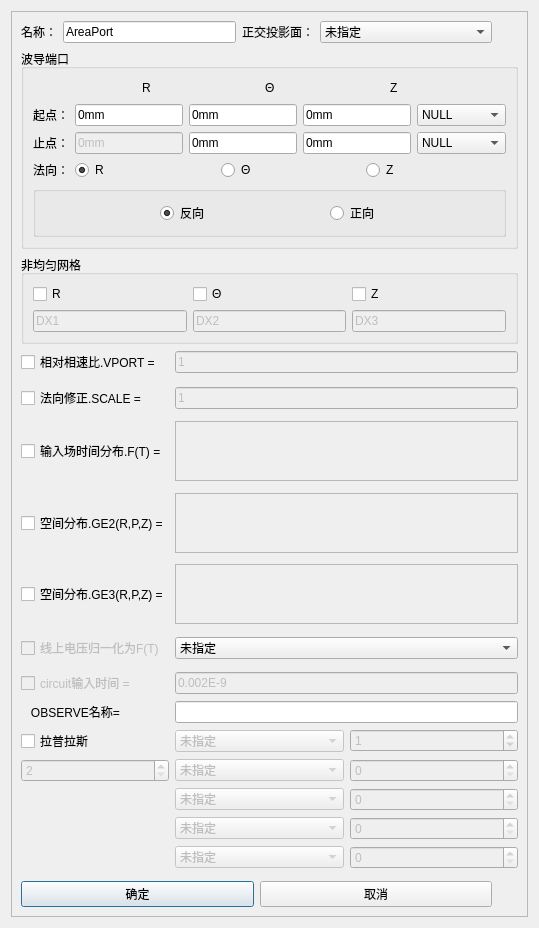
<?xml version="1.0" encoding="UTF-8"?>
<ui version="4.0">
 <class>Dialog_PortDlg</class>
 <widget class="QDialog" name="Dialog_PortDlg">
  <property name="windowModality">
   <enum>Qt::ApplicationModal</enum>
  </property>
  <property name="geometry">
   <rect>
    <x>0</x>
    <y>0</y>
    <width>539</width>
    <height>928</height>
   </rect>
  </property>
  <property name="sizePolicy">
   <sizepolicy hsizetype="Preferred" vsizetype="Preferred">
    <horstretch>0</horstretch>
    <verstretch>0</verstretch>
   </sizepolicy>
  </property>
  <property name="minimumSize">
   <size>
    <width>0</width>
    <height>0</height>
   </size>
  </property>
  <property name="maximumSize">
   <size>
    <width>4160</width>
    <height>6420</height>
   </size>
  </property>
  <property name="windowTitle">
   <string>波导端口</string>
  </property>
  <layout class="QGridLayout" name="gridLayout_7">
   <item row="0" column="0">
    <widget class="QScrollArea" name="scrollArea">
     <property name="sizePolicy">
      <sizepolicy hsizetype="Preferred" vsizetype="Preferred">
       <horstretch>0</horstretch>
       <verstretch>0</verstretch>
      </sizepolicy>
     </property>
     <property name="widgetResizable">
      <bool>true</bool>
     </property>
     <widget class="QWidget" name="scrollAreaWidgetContents">
      <property name="geometry">
       <rect>
        <x>0</x>
        <y>0</y>
        <width>502</width>
        <height>923</height>
       </rect>
      </property>
      <layout class="QGridLayout" name="gridLayout_5">
       <item row="0" column="0">
        <layout class="QHBoxLayout" name="horizontalLayout" stretch="1,1,1,1">
         <item>
          <widget class="QLabel" name="Label_Name">
           <property name="sizePolicy">
            <sizepolicy hsizetype="Fixed" vsizetype="Preferred">
             <horstretch>0</horstretch>
             <verstretch>0</verstretch>
            </sizepolicy>
           </property>
           <property name="text">
            <string>名称：</string>
           </property>
          </widget>
         </item>
         <item>
          <widget class="QLineEdit" name="LineEdit_Name">
           <property name="sizePolicy">
            <sizepolicy hsizetype="Preferred" vsizetype="Fixed">
             <horstretch>1</horstretch>
             <verstretch>0</verstretch>
            </sizepolicy>
           </property>
           <property name="maximumSize">
            <size>
             <width>100000</width>
             <height>16777215</height>
            </size>
           </property>
           <property name="text">
            <string>AreaPort</string>
           </property>
          </widget>
         </item>
         <item>
          <widget class="QLabel" name="Label_Shadow">
           <property name="sizePolicy">
            <sizepolicy hsizetype="Fixed" vsizetype="Preferred">
             <horstretch>0</horstretch>
             <verstretch>0</verstretch>
            </sizepolicy>
           </property>
           <property name="text">
            <string>正交投影面：</string>
           </property>
          </widget>
         </item>
         <item>
          <widget class="StyledComboBox" name="ComboBox_Shadow">
           <property name="enabled">
            <bool>true</bool>
           </property>
           <property name="sizePolicy">
            <sizepolicy hsizetype="Preferred" vsizetype="Fixed">
             <horstretch>1</horstretch>
             <verstretch>0</verstretch>
            </sizepolicy>
           </property>
           <property name="maximumSize">
            <size>
             <width>3000</width>
             <height>16777215</height>
            </size>
           </property>
           <property name="sizeIncrement">
            <size>
             <width>1</width>
             <height>0</height>
            </size>
           </property>
           <property name="editable">
            <bool>false</bool>
           </property>
           <item>
            <property name="text">
             <string>未指定</string>
            </property>
           </item>
          </widget>
         </item>
        </layout>
       </item>
       <item row="1" column="0" colspan="2">
        <widget class="QGroupBox" name="groupBox_Port">
         <property name="sizePolicy">
          <sizepolicy hsizetype="Preferred" vsizetype="Preferred">
           <horstretch>0</horstretch>
           <verstretch>0</verstretch>
          </sizepolicy>
         </property>
         <property name="title">
          <string>波导端口</string>
         </property>
         <property name="flat">
          <bool>true</bool>
         </property>
         <layout class="QGridLayout" name="gridLayout_3">
          <item row="6" column="0">
           <layout class="QHBoxLayout" name="horizontalLayout_2">
            <item>
             <widget class="QLabel" name="label">
              <property name="sizePolicy">
               <sizepolicy hsizetype="Fixed" vsizetype="Preferred">
                <horstretch>0</horstretch>
                <verstretch>0</verstretch>
               </sizepolicy>
              </property>
              <property name="text">
               <string>法向：</string>
              </property>
             </widget>
            </item>
            <item>
             <widget class="QRadioButton" name="radioButton_x">
              <property name="text">
               <string>R</string>
              </property>
              <property name="checked">
               <bool>true</bool>
              </property>
             </widget>
            </item>
            <item>
             <widget class="QRadioButton" name="radioButton_y">
              <property name="text">
               <string>Θ</string>
              </property>
             </widget>
            </item>
            <item>
             <widget class="QRadioButton" name="radioButton_z">
              <property name="text">
               <string>Z</string>
              </property>
             </widget>
            </item>
           </layout>
          </item>
          <item row="4" column="0">
           <layout class="QHBoxLayout" name="horizontalLayout_end">
            <item>
             <widget class="QLabel" name="label_end">
              <property name="text">
               <string>止点：</string>
              </property>
             </widget>
            </item>
            <item>
             <widget class="QLineEdit" name="LineEdit_end_x">
              <property name="enabled">
               <bool>false</bool>
              </property>
              <property name="text">
               <string>0mm</string>
              </property>
             </widget>
            </item>
            <item>
             <widget class="QLineEdit" name="LineEdit_end_y">
              <property name="text">
               <string>0mm</string>
              </property>
             </widget>
            </item>
            <item>
             <widget class="QLineEdit" name="LineEdit_end_z">
              <property name="text">
               <string>0mm</string>
              </property>
             </widget>
            </item>
            <item>
             <widget class="StyledComboBox" name="ComboBox_end">
              <property name="sizePolicy">
               <sizepolicy hsizetype="Expanding" vsizetype="Fixed">
                <horstretch>0</horstretch>
                <verstretch>0</verstretch>
               </sizepolicy>
              </property>
              <item>
               <property name="text">
                <string>NULL</string>
               </property>
              </item>
             </widget>
            </item>
           </layout>
          </item>
          <item row="1" column="0">
           <layout class="QHBoxLayout" name="horizontalLayout_5">
            <item>
             <spacer name="horizontalSpacer_4">
              <property name="orientation">
               <enum>Qt::Horizontal</enum>
              </property>
              <property name="sizeHint" stdset="0">
               <size>
                <width>40</width>
                <height>20</height>
               </size>
              </property>
             </spacer>
            </item>
            <item>
             <widget class="QLabel" name="label_X">
              <property name="text">
               <string>R</string>
              </property>
             </widget>
            </item>
            <item>
             <spacer name="horizontalSpacer_5">
              <property name="orientation">
               <enum>Qt::Horizontal</enum>
              </property>
              <property name="sizeHint" stdset="0">
               <size>
                <width>40</width>
                <height>20</height>
               </size>
              </property>
             </spacer>
            </item>
            <item>
             <widget class="QLabel" name="label_Y">
              <property name="text">
               <string>Θ</string>
              </property>
             </widget>
            </item>
            <item>
             <spacer name="horizontalSpacer_6">
              <property name="orientation">
               <enum>Qt::Horizontal</enum>
              </property>
              <property name="sizeHint" stdset="0">
               <size>
                <width>40</width>
                <height>20</height>
               </size>
              </property>
             </spacer>
            </item>
            <item>
             <widget class="QLabel" name="label_Z">
              <property name="text">
               <string>Z</string>
              </property>
             </widget>
            </item>
            <item>
             <spacer name="horizontalSpacer_7">
              <property name="orientation">
               <enum>Qt::Horizontal</enum>
              </property>
              <property name="sizeHint" stdset="0">
               <size>
                <width>40</width>
                <height>20</height>
               </size>
              </property>
             </spacer>
            </item>
           </layout>
          </item>
          <item row="2" column="0">
           <layout class="QHBoxLayout" name="horizontalLayout_start">
            <item>
             <widget class="QLabel" name="label_start">
              <property name="text">
               <string>起点：</string>
              </property>
             </widget>
            </item>
            <item>
             <widget class="QLineEdit" name="LineEdit_start_x">
              <property name="text">
               <string>0mm</string>
              </property>
             </widget>
            </item>
            <item>
             <widget class="QLineEdit" name="LineEdit_start_y">
              <property name="text">
               <string>0mm</string>
              </property>
             </widget>
            </item>
            <item>
             <widget class="QLineEdit" name="LineEdit_start_z">
              <property name="text">
               <string>0mm</string>
              </property>
             </widget>
            </item>
            <item>
             <widget class="StyledComboBox" name="ComboBox_start">
              <property name="sizePolicy">
               <sizepolicy hsizetype="Expanding" vsizetype="Fixed">
                <horstretch>0</horstretch>
                <verstretch>0</verstretch>
               </sizepolicy>
              </property>
              <item>
               <property name="text">
                <string>NULL</string>
               </property>
              </item>
             </widget>
            </item>
           </layout>
          </item>
          <item row="8" column="0">
           <spacer name="verticalSpacer_15">
            <property name="orientation">
             <enum>Qt::Vertical</enum>
            </property>
            <property name="sizeHint" stdset="0">
             <size>
              <width>20</width>
              <height>40</height>
             </size>
            </property>
           </spacer>
          </item>
          <item row="0" column="0">
           <spacer name="verticalSpacer_16">
            <property name="orientation">
             <enum>Qt::Vertical</enum>
            </property>
            <property name="sizeHint" stdset="0">
             <size>
              <width>20</width>
              <height>40</height>
             </size>
            </property>
           </spacer>
          </item>
          <item row="3" column="0">
           <spacer name="verticalSpacer_17">
            <property name="orientation">
             <enum>Qt::Vertical</enum>
            </property>
            <property name="sizeHint" stdset="0">
             <size>
              <width>20</width>
              <height>40</height>
             </size>
            </property>
           </spacer>
          </item>
          <item row="7" column="0">
           <widget class="QGroupBox" name="groupBox_2">
            <property name="sizePolicy">
             <sizepolicy hsizetype="Expanding" vsizetype="Expanding">
              <horstretch>0</horstretch>
              <verstretch>0</verstretch>
             </sizepolicy>
            </property>
            <property name="title">
             <string/>
            </property>
            <property name="flat">
             <bool>true</bool>
            </property>
            <layout class="QGridLayout" name="gridLayout_2">
             <item row="0" column="0">
              <layout class="QHBoxLayout" name="horizontalLayout_4">
               <item>
                <spacer name="horizontalSpacer">
                 <property name="orientation">
                  <enum>Qt::Horizontal</enum>
                 </property>
                 <property name="sizeHint" stdset="0">
                  <size>
                   <width>40</width>
                   <height>20</height>
                  </size>
                 </property>
                </spacer>
               </item>
               <item>
                <widget class="QRadioButton" name="radioButton_opposite">
                 <property name="text">
                  <string>反向</string>
                 </property>
                 <property name="checked">
                  <bool>true</bool>
                 </property>
                </widget>
               </item>
               <item>
                <spacer name="horizontalSpacer_3">
                 <property name="orientation">
                  <enum>Qt::Horizontal</enum>
                 </property>
                 <property name="sizeHint" stdset="0">
                  <size>
                   <width>40</width>
                   <height>20</height>
                  </size>
                 </property>
                </spacer>
               </item>
               <item>
                <widget class="QRadioButton" name="radioButton_forward">
                 <property name="text">
                  <string>正向</string>
                 </property>
                </widget>
               </item>
               <item>
                <spacer name="horizontalSpacer_2">
                 <property name="orientation">
                  <enum>Qt::Horizontal</enum>
                 </property>
                 <property name="sizeHint" stdset="0">
                  <size>
                   <width>40</width>
                   <height>20</height>
                  </size>
                 </property>
                </spacer>
               </item>
              </layout>
             </item>
            </layout>
           </widget>
          </item>
          <item row="5" column="0">
           <spacer name="verticalSpacer_18">
            <property name="orientation">
             <enum>Qt::Vertical</enum>
            </property>
            <property name="sizeHint" stdset="0">
             <size>
              <width>20</width>
              <height>40</height>
             </size>
            </property>
           </spacer>
          </item>
         </layout>
        </widget>
       </item>
       <item row="2" column="0">
        <spacer name="verticalSpacer">
         <property name="orientation">
          <enum>Qt::Vertical</enum>
         </property>
         <property name="sizeHint" stdset="0">
          <size>
           <width>20</width>
           <height>40</height>
          </size>
         </property>
        </spacer>
       </item>
       <item row="3" column="0" colspan="2">
        <widget class="QGroupBox" name="groupBox">
         <property name="title">
          <string>非均匀网格</string>
         </property>
         <layout class="QGridLayout" name="gridLayout_4">
          <item row="1" column="0">
           <layout class="QHBoxLayout" name="horizontalLayout_6">
            <item>
             <widget class="QCheckBox" name="checkBox_x">
              <property name="text">
               <string>R</string>
              </property>
             </widget>
            </item>
            <item>
             <widget class="QCheckBox" name="checkBox_y">
              <property name="text">
               <string>Θ</string>
              </property>
             </widget>
            </item>
            <item>
             <widget class="QCheckBox" name="checkBox_z">
              <property name="text">
               <string>Z</string>
              </property>
             </widget>
            </item>
           </layout>
          </item>
          <item row="2" column="0">
           <spacer name="verticalSpacer_6">
            <property name="orientation">
             <enum>Qt::Vertical</enum>
            </property>
            <property name="sizeHint" stdset="0">
             <size>
              <width>20</width>
              <height>40</height>
             </size>
            </property>
           </spacer>
          </item>
          <item row="4" column="0">
           <layout class="QHBoxLayout" name="horizontalLayout_7">
            <item>
             <widget class="QLineEdit" name="LineEdit_DX1">
              <property name="enabled">
               <bool>false</bool>
              </property>
              <property name="text">
               <string>DX1</string>
              </property>
             </widget>
            </item>
            <item>
             <widget class="QLineEdit" name="LineEdit_DX2">
              <property name="enabled">
               <bool>false</bool>
              </property>
              <property name="text">
               <string>DX2</string>
              </property>
             </widget>
            </item>
            <item>
             <widget class="QLineEdit" name="LineEdit_DX3">
              <property name="enabled">
               <bool>false</bool>
              </property>
              <property name="text">
               <string>DX3</string>
              </property>
             </widget>
            </item>
           </layout>
          </item>
          <item row="3" column="0">
           <spacer name="verticalSpacer_2">
            <property name="orientation">
             <enum>Qt::Vertical</enum>
            </property>
            <property name="sizeHint" stdset="0">
             <size>
              <width>20</width>
              <height>40</height>
             </size>
            </property>
           </spacer>
          </item>
          <item row="5" column="0">
           <spacer name="verticalSpacer_3">
            <property name="orientation">
             <enum>Qt::Vertical</enum>
            </property>
            <property name="sizeHint" stdset="0">
             <size>
              <width>20</width>
              <height>40</height>
             </size>
            </property>
           </spacer>
          </item>
          <item row="0" column="0">
           <spacer name="verticalSpacer_7">
            <property name="orientation">
             <enum>Qt::Vertical</enum>
            </property>
            <property name="sizeHint" stdset="0">
             <size>
              <width>20</width>
              <height>40</height>
             </size>
            </property>
           </spacer>
          </item>
         </layout>
        </widget>
       </item>
       <item row="4" column="0" colspan="2">
        <layout class="QGridLayout" name="gridLayout">
         <item row="12" column="2">
          <widget class="QLineEdit" name="LineEdit_circuit">
           <property name="enabled">
            <bool>false</bool>
           </property>
           <property name="text">
            <string>0.002E-9</string>
           </property>
          </widget>
         </item>
         <item row="2" column="1">
          <widget class="QCheckBox" name="checkBox_scale">
           <property name="text">
            <string>法向修正.SCALE =</string>
           </property>
          </widget>
         </item>
         <item row="4" column="1">
          <widget class="QCheckBox" name="checkBox_Ft">
           <property name="text">
            <string>输入场时间分布.F(T) =</string>
           </property>
          </widget>
         </item>
         <item row="8" column="1">
          <widget class="QCheckBox" name="checkBox_GE3">
           <property name="text">
            <string>空间分布.GE3(R,P,Z) =</string>
           </property>
          </widget>
         </item>
         <item row="15" column="2">
          <layout class="QHBoxLayout" name="horizontalLayout_10">
           <item>
            <widget class="StyledComboBox" name="ComboBox_lap2">
             <property name="enabled">
              <bool>false</bool>
             </property>
             <item>
              <property name="text">
               <string>未指定</string>
              </property>
             </item>
            </widget>
           </item>
           <item>
            <widget class="QSpinBox" name="spinBox_2">
             <property name="enabled">
              <bool>false</bool>
             </property>
            </widget>
           </item>
          </layout>
         </item>
         <item row="5" column="2">
          <spacer name="verticalSpacer_8">
           <property name="orientation">
            <enum>Qt::Vertical</enum>
           </property>
           <property name="sizeHint" stdset="0">
            <size>
             <width>20</width>
             <height>40</height>
            </size>
           </property>
          </spacer>
         </item>
         <item row="20" column="2">
          <spacer name="verticalSpacer_13">
           <property name="orientation">
            <enum>Qt::Vertical</enum>
           </property>
           <property name="sizeHint" stdset="0">
            <size>
             <width>20</width>
             <height>40</height>
            </size>
           </property>
          </spacer>
         </item>
         <item row="14" column="1">
          <widget class="QCheckBox" name="checkBox_lap">
           <property name="enabled">
            <bool>true</bool>
           </property>
           <property name="text">
            <string>拉普拉斯</string>
           </property>
          </widget>
         </item>
         <item row="8" column="2">
          <widget class="QTextEdit" name="LineEdit_GE3">
           <property name="enabled">
            <bool>false</bool>
           </property>
           <property name="maximumSize">
            <size>
             <width>16777215</width>
             <height>60</height>
            </size>
           </property>
          </widget>
         </item>
         <item row="12" column="1">
          <widget class="QCheckBox" name="checkBox_circuit">
           <property name="enabled">
            <bool>false</bool>
           </property>
           <property name="text">
            <string>circuit输入时间 =</string>
           </property>
          </widget>
         </item>
         <item row="10" column="2">
          <layout class="QHBoxLayout" name="horizontalLayout_8">
           <item>
            <widget class="StyledComboBox" name="ComboBox_FT">
             <property name="enabled">
              <bool>true</bool>
             </property>
             <item>
              <property name="text">
               <string>未指定</string>
              </property>
             </item>
            </widget>
           </item>
          </layout>
         </item>
         <item row="0" column="2">
          <widget class="QLineEdit" name="LineEdit_vport">
           <property name="enabled">
            <bool>false</bool>
           </property>
           <property name="text">
            <string>1</string>
           </property>
          </widget>
         </item>
         <item row="7" column="2">
          <spacer name="verticalSpacer_9">
           <property name="orientation">
            <enum>Qt::Vertical</enum>
           </property>
           <property name="sizeHint" stdset="0">
            <size>
             <width>20</width>
             <height>40</height>
            </size>
           </property>
          </spacer>
         </item>
         <item row="11" column="2">
          <spacer name="verticalSpacer_11">
           <property name="orientation">
            <enum>Qt::Vertical</enum>
           </property>
           <property name="sizeHint" stdset="0">
            <size>
             <width>20</width>
             <height>40</height>
            </size>
           </property>
          </spacer>
         </item>
         <item row="17" column="2">
          <layout class="QHBoxLayout" name="horizontalLayout_11">
           <item>
            <widget class="QComboBox" name="ComboBox_lap4">
             <property name="enabled">
              <bool>false</bool>
             </property>
             <item>
              <property name="text">
               <string>未指定</string>
              </property>
             </item>
            </widget>
           </item>
           <item>
            <widget class="QSpinBox" name="spinBox_4">
             <property name="enabled">
              <bool>false</bool>
             </property>
            </widget>
           </item>
          </layout>
         </item>
         <item row="2" column="2">
          <widget class="QLineEdit" name="LineEdit_scale">
           <property name="enabled">
            <bool>false</bool>
           </property>
           <property name="text">
            <string>1</string>
           </property>
          </widget>
         </item>
         <item row="4" column="2">
          <widget class="QTextEdit" name="LineEdit_Ft">
           <property name="enabled">
            <bool>false</bool>
           </property>
           <property name="maximumSize">
            <size>
             <width>16777215</width>
             <height>60</height>
            </size>
           </property>
          </widget>
         </item>
         <item row="3" column="2">
          <spacer name="verticalSpacer_5">
           <property name="orientation">
            <enum>Qt::Vertical</enum>
           </property>
           <property name="sizeHint" stdset="0">
            <size>
             <width>20</width>
             <height>40</height>
            </size>
           </property>
          </spacer>
         </item>
         <item row="6" column="1">
          <widget class="QCheckBox" name="checkBox_GE2">
           <property name="text">
            <string>空间分布.GE2(R,P,Z) =</string>
           </property>
          </widget>
         </item>
         <item row="0" column="1">
          <widget class="QCheckBox" name="checkBox_vport">
           <property name="text">
            <string>相对相速比.VPORT =</string>
           </property>
          </widget>
         </item>
         <item row="14" column="2">
          <layout class="QHBoxLayout" name="horizontalLayout_9">
           <item>
            <widget class="StyledComboBox" name="ComboBox_lap1">
             <property name="enabled">
              <bool>false</bool>
             </property>
             <item>
              <property name="text">
               <string>未指定</string>
              </property>
             </item>
            </widget>
           </item>
           <item>
            <widget class="QSpinBox" name="spinBox">
             <property name="enabled">
              <bool>false</bool>
             </property>
             <property name="value">
              <number>1</number>
             </property>
            </widget>
           </item>
          </layout>
         </item>
         <item row="15" column="1">
          <widget class="QSpinBox" name="spinBox_num">
           <property name="enabled">
            <bool>false</bool>
           </property>
           <property name="minimum">
            <number>2</number>
           </property>
           <property name="maximum">
            <number>5</number>
           </property>
          </widget>
         </item>
         <item row="1" column="2">
          <spacer name="verticalSpacer_4">
           <property name="orientation">
            <enum>Qt::Vertical</enum>
           </property>
           <property name="sizeHint" stdset="0">
            <size>
             <width>20</width>
             <height>40</height>
            </size>
           </property>
          </spacer>
         </item>
         <item row="16" column="2">
          <layout class="QHBoxLayout" name="horizontalLayout_3">
           <item>
            <widget class="QComboBox" name="ComboBox_lap3">
             <property name="enabled">
              <bool>false</bool>
             </property>
             <item>
              <property name="text">
               <string>未指定</string>
              </property>
             </item>
            </widget>
           </item>
           <item>
            <widget class="QSpinBox" name="spinBox_3">
             <property name="enabled">
              <bool>false</bool>
             </property>
            </widget>
           </item>
          </layout>
         </item>
         <item row="6" column="2">
          <widget class="QTextEdit" name="LineEdit_GE2">
           <property name="enabled">
            <bool>false</bool>
           </property>
           <property name="maximumSize">
            <size>
             <width>16777215</width>
             <height>60</height>
            </size>
           </property>
          </widget>
         </item>
         <item row="10" column="1">
          <widget class="QCheckBox" name="checkBox_FT">
           <property name="enabled">
            <bool>false</bool>
           </property>
           <property name="text">
            <string>线上电压归一化为F(T)</string>
           </property>
          </widget>
         </item>
         <item row="9" column="2">
          <spacer name="verticalSpacer_10">
           <property name="orientation">
            <enum>Qt::Vertical</enum>
           </property>
           <property name="sizeHint" stdset="0">
            <size>
             <width>20</width>
             <height>40</height>
            </size>
           </property>
          </spacer>
         </item>
         <item row="18" column="2">
          <layout class="QHBoxLayout" name="horizontalLayout_12">
           <item>
            <widget class="QComboBox" name="ComboBox_lap5">
             <property name="enabled">
              <bool>false</bool>
             </property>
             <item>
              <property name="text">
               <string>未指定</string>
              </property>
             </item>
            </widget>
           </item>
           <item>
            <widget class="QSpinBox" name="spinBox_5">
             <property name="enabled">
              <bool>false</bool>
             </property>
            </widget>
           </item>
          </layout>
         </item>
         <item row="13" column="1">
          <widget class="QLabel" name="label_obs">
           <property name="text">
            <string>   OBSERVE名称=</string>
           </property>
          </widget>
         </item>
         <item row="13" column="2">
          <widget class="QLineEdit" name="lineEdit_obs"/>
         </item>
        </layout>
       </item>
       <item row="5" column="0">
        <layout class="QGridLayout" name="gridLayout_6">
         <item row="0" column="0">
          <widget class="QPushButton" name="pushButton_ok">
           <property name="text">
            <string>确定</string>
           </property>
          </widget>
         </item>
         <item row="0" column="1">
          <widget class="QPushButton" name="pushButton">
           <property name="text">
            <string>取消</string>
           </property>
          </widget>
         </item>
        </layout>
       </item>
       <item row="6" column="1">
        <spacer name="verticalSpacer_14">
         <property name="orientation">
          <enum>Qt::Vertical</enum>
         </property>
         <property name="sizeHint" stdset="0">
          <size>
           <width>20</width>
           <height>40</height>
          </size>
         </property>
        </spacer>
       </item>
      </layout>
      <zorder>verticalSpacer_14</zorder>
      <zorder>groupBox</zorder>
      <zorder>verticalSpacer</zorder>
      <zorder></zorder>
      <zorder>groupBox_Port</zorder>
      <zorder></zorder>
      <zorder></zorder>
      <zorder>verticalSpacer_14</zorder>
      <zorder>groupBox</zorder>
      <zorder>verticalSpacer</zorder>
      <zorder></zorder>
      <zorder>groupBox_Port</zorder>
      <zorder></zorder>
      <zorder></zorder>
     </widget>
    </widget>
   </item>
  </layout>
 </widget>
 <customwidgets>
  <customwidget>
   <class>StyledComboBox</class>
   <extends>QComboBox</extends>
   <header>StyledComboBox.h</header>
  </customwidget>
 </customwidgets>
 <resources/>
 <connections/>
</ui>
